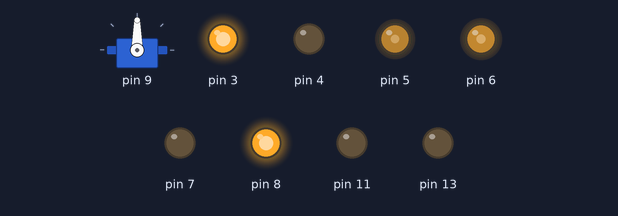
A sketch run on a simulated Arduino Uno, built with avr-gcc and run on an emulated ATmega328P. On the bench: servo, output pins drawn as LEDs (lit = HIGH).

Above: at 0.05 s.
At 2.95 s:
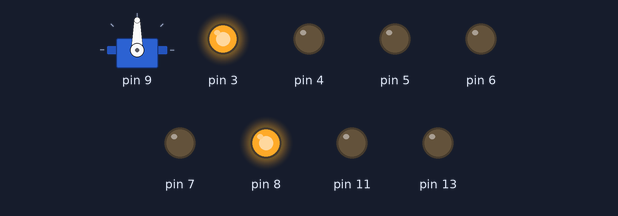
At 4.45 s:
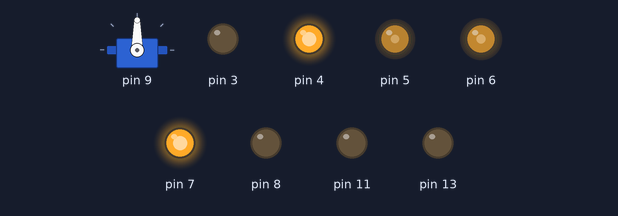
At 5.95 s:
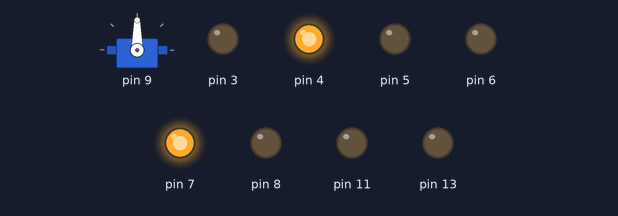
Timing chart, 0 to 7.8 s (numbered marks = the images above):
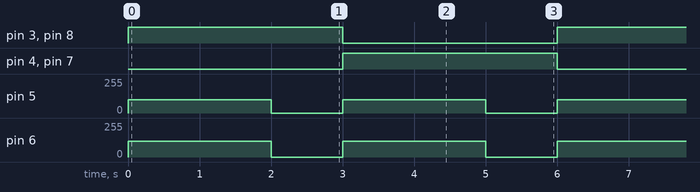

Measured:
- by itself, pin 3, pin 4, pin 7, pin 8: alternates HIGH for 3.0 s and LOW for 3.0 s
- by itself, pin 5: alternates 100/255 for 2.0 s and 0/255 for 1.0 s
- by itself, pin 6: alternates 120/255 for 2.0 s and 0/255 for 1.0 s

The sketch:

motors.ino
```cpp
/* L298n motor

Pilotare 2 motore DC con un modulo l928n
Enable in PWM per settare velocita' massima

- 2 motori DC
- L298n module
- Batteria > 6v

*/
#include <rover.h>


void setup() {
    abilita();
}


void loop() {
// Forward
    forwardA();
    forwardB();
    delay(2000);

// Stop
    stopA();
    stopB();
    delay(1000);

// Backward
    backwardA();
    backwardB();
    delay(2000);

// Stop
    stopA();
    stopB();
    delay(1000);
}
```
